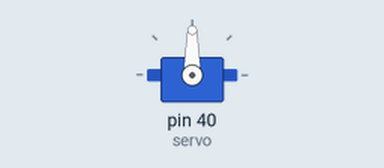
Simulated run of this sketch. Board: Arduino Mega 2560, built with avr-gcc and run on an emulated ATmega2560. Shown: servo.

Above: at 0.1 s.
At 2.1 s:
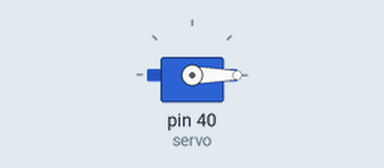
Timing chart, 0 to 3.6 s (numbered marks = the images above):
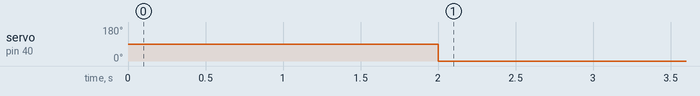

Measured:
- by itself, servo on pin 40 (servo): 90° → 0° at 2.0 s

The sketch:

ServoBigboi.ino
```cpp
 #include <Servo.h> //используем библиотеку для работы с сервоприводом

Servo servo; //объявляем переменную servo типа Servo

void setup() //процедура setup

{

servo.attach(40); //привязываем привод к порту 10

}

void loop() //процедура loop

{

delay(2000); //ждем 2 секунды

servo.write(0); //ставим вал под 0


}
```
